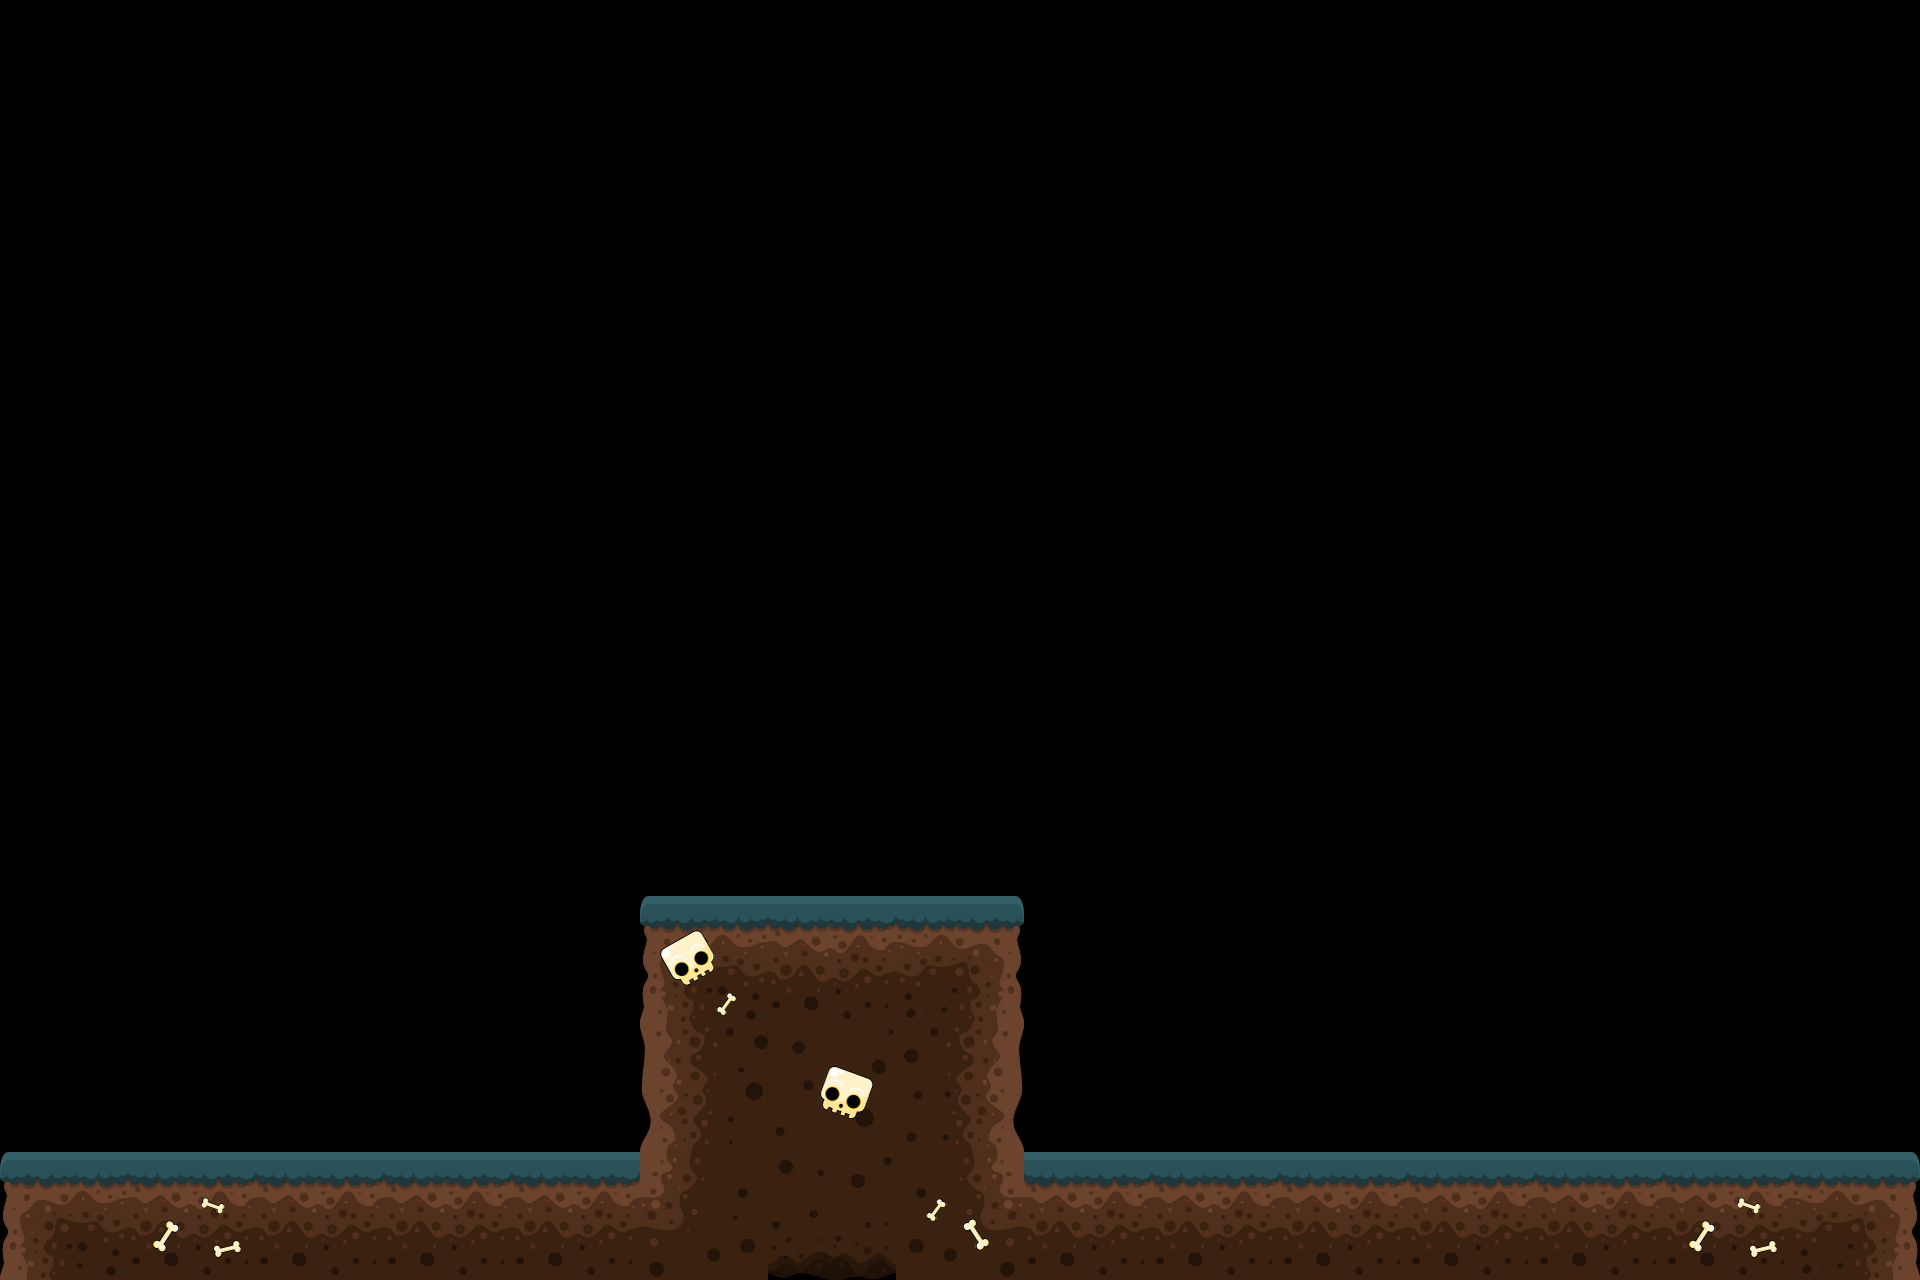

This game map was drawn from its Tiled (.tmx) file and the tilesets committed beside it. A one-line description and the trimmed map source follow:
An orthogonal 15x10 tile map with 128x128 px tiles, 2 tile layers (Calque de Tile 1, Calque 2).

<map version="1.2" tiledversion="1.2.4" orientation="orthogonal" renderorder="right-down" width="15" height="10" tilewidth="128" tileheight="128" infinite="0" nextlayerid="3" nextobjectid="1">
 <tileset firstgid="1" name="spritesheet" tilewidth="128" tileheight="128" tilecount="20" columns="10">
  <image source="../spritesheet.png" width="1280" height="256" />
 </tileset>
 <layer id="1" name="Calque de Tile 1" width="15" height="10">
  <data>[150 cells, 21 non-empty, 9 distinct tile ids]</data>
 </layer>
 <layer id="2" name="Calque 2" width="15" height="10">
  <data>[150 cells, 5 non-empty, 4 distinct tile ids]</data>
 </layer>
</map>
